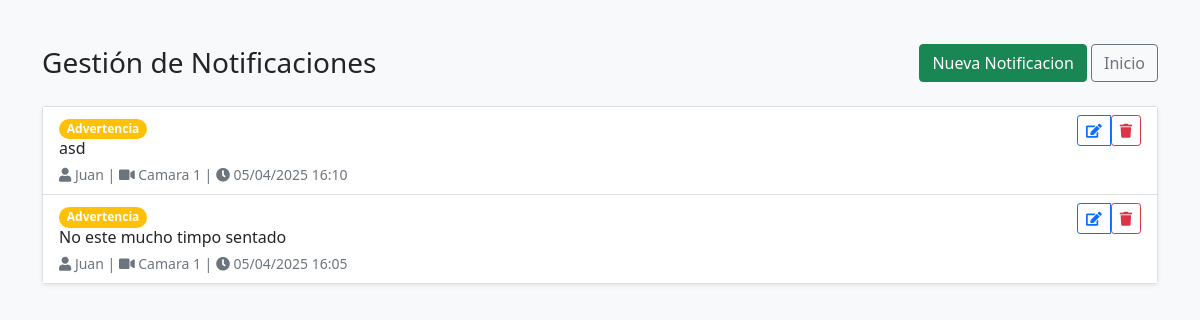
/notificaciones, run on the app's committed database.
### tables this page shows
CREATE TABLE notificaciones (
                id INTEGER PRIMARY KEY AUTOINCREMENT,
                id_usuario INTEGER NOT NULL,
                id_camara INTEGER NOT NULL,
                mensaje TEXT NOT NULL,
                tipo TEXT NOT NULL,  -- 'postura', 'movimiento', 'conexion'
                leida BOOLEAN DEFAULT 0,
                fecha TIMESTAMP DEFAULT CURRENT_TIMESTAMP,
                FOREIGN KEY (id_usuario) REFERENCES usuarios(id),
                FOREIGN KEY (id_camara) REFERENCES camaras(id)
            );

CREATE TABLE usuarios (
                id INTEGER PRIMARY KEY AUTOINCREMENT,
                nombre TEXT NOT NULL,
                username TEXT UNIQUE NOT NULL,
                password TEXT NOT NULL,
                role INTEGER NOT NULL DEFAULT 1,  -- 1=usuario normal, 2=admin
                dni TEXT UNIQUE NOT NULL,  -- Cambiado a TEXT para manejar diferentes formatos
                fecha_registro TIMESTAMP DEFAULT CURRENT_TIMESTAMP,
                activo BOOLEAN DEFAULT 1
            );

CREATE TABLE camaras (
                id INTEGER PRIMARY KEY AUTOINCREMENT,
                nombre TEXT NOT NULL,
                url TEXT UNIQUE NOT NULL,
                descripcion TEXT,
                angulo_min INTEGER NOT NULL DEFAULT 45,  -- Ángulo mínimo en grados
                angulo_max INTEGER NOT NULL DEFAULT 135, -- Ángulo máximo en grados
                hombros_min REAL NOT NULL DEFAULT 0.5,    -- Distancia mínima entre hombros
                hombros_max REAL NOT NULL DEFAULT 1.5,   -- Distancia máxima entre hombros
                manos_min INTEGER NOT NULL DEFAULT 30,   -- Distancia mínima de manos
                manos_max INTEGER NOT NULL DEFAULT 150,   -- Distancia máxima de manos
                ubicacion TEXT,
                activa BOOLEAN DEFAULT 1,
                fecha_instalacion TIMESTAMP DEFAULT CURRENT_TIMESTAMP,
                FOREIGN KEY (id) REFERENCES notificaciones(id_camara)
            );

### routes/notificacion.py (the view)
    @app.route('/notificaciones')
    def notificacion_index():
        try:
            page = request.args.get('page', 1, type=int)
            per_page = 10
            conn = get_db_connection()
            notificaciones = conn.execute('''
                SELECT n.id, n.mensaje, n.tipo, n.leida,
                       strftime('%d/%m/%Y %H:%M', n.fecha) as fecha_formateada,
                       u.nombre as usuario_nombre,
                       c.nombre as camara_nombre
                FROM notificaciones n
                LEFT JOIN usuarios u ON n.id_usuario = u.id
                LEFT JOIN camaras c ON n.id_camara = c.id
                ORDER BY n.fecha DESC
                LIMIT ? OFFSET ?
            ''', (per_page, (page - 1) * per_page)).fetchall()
            total = conn.execute('SELECT COUNT(*) FROM notificaciones').fetchone()[0]
            conn.close()
            return render_template('notificacion/index.html',
                                notificaciones=notificaciones,
                                page=page,
                                per_page=per_page,
                                total=total)
        except Exception as e:
            app.logger.error(f"Error al listar notificaciones: {str(e)}")
            flash('Error al cargar las notificaciones', 'error')
            return redirect(url_for('index'))

### database.py (called while the page is built)
def get_db_connection():
    conn = sqlite3.connect('monitoring.db')
    conn.row_factory = sqlite3.Row
    return conn

### templates/notificacion/index.html (shortened to what this page needs)
<!DOCTYPE html>
<html lang="es">
<head>
    <link href="https://cdn.jsdelivr.net/npm/bootstrap@5.1.3/dist/css/bootstrap.min.css" rel="stylesheet">
    <link href="https://cdnjs.cloudflare.com/ajax/libs/font-awesome/5.15.4/css/all.min.css" rel="stylesheet">
</head>
<body>
    <div class="container mt-4">
        <div class="d-flex justify-content-between align-items-center mb-4">
            <h1 class="h3 mb-0">
                 Gestión de Notificaciones
            </h1>
            <div>
                <a href="{{ url_for('notificacion_add') }}" class="btn btn-success">
                     Nueva Notificacion
                </a>
                <a href="{{ url_for('index') }}" class="btn btn-outline-secondary">
                     Inicio
                </a>
            </div>
        </div>
        <div class="card shadow-sm">
            <div class="card-body p-0">
                <div class="list-group list-group-flush">
                    {% for notif in notificaciones %}
                    <div class="list-group-item notification-item {% if not notif.leida %}unread{% endif %}">
                        <div class="d-flex justify-content-between align-items-start">
                            <div class="me-3">
                                <span class="badge rounded-pill bg-{{ 'info' if notif.tipo == 'info' else 'warning' if notif.tipo == 'advertencia' else 'danger' }}">
                                    {{ notif.tipo|capitalize }}
                                </span>
                                <h6 class="mb-1">{{ notif.mensaje }}</h6>
                                <small class="text-muted">
                                    <i class="fas fa-user"></i> {{ notif.usuario_nombre or 'Sistema' }} |
                                    <i class="fas fa-video"></i> {{ notif.camara_nombre or 'N/A' }} |
                                    <i class="fas fa-clock"></i> {{ notif.fecha_formateada }}
                                </small>
                            </div>
                            <div class="btn-group">
                                <a href="{{ url_for('notificacion_edit', id=notif.id) }}" class="btn btn-sm btn-outline-primary">
                                    <i class="fas fa-edit"></i>
                                </a>
                                <form action="{{ url_for('notificacion_delete', id=notif.id) }}" method="POST" class="d-inline">
                                    <button type="submit" class="btn btn-sm btn-outline-danger" onclick="return confirm('¿Eliminar esta notificación?');">
                                        <i class="fas fa-trash"></i>
                                    </button>
                                </form>
                            </div>
                        </div>
                    </div>
                    {% else %}
                    <div class="list-group-item text-center py-4 text-muted">
                        No hay notificaciones registradas
                    </div>
                    {% endfor %}
                </div>
            </div>
        </div>
    </div>
</body>
</html>

### templates/notificacion/index.html (style rules this page uses)
body { padding-top: 20px; background-color: #f8f9fa; }
.notification-item { transition: all 0.3s; }

### data on the page
notificaciones: tipo "Advertencia", mensaje "asd", nombre "Juan", nombre "Camara 1", fecha_formateada "05/04/2025 16:10"
notificaciones: tipo "Advertencia", mensaje "No este mucho timpo sentado", nombre "Juan", nombre "Camara 1", fecha_formateada "05/04/2025 16:05"
